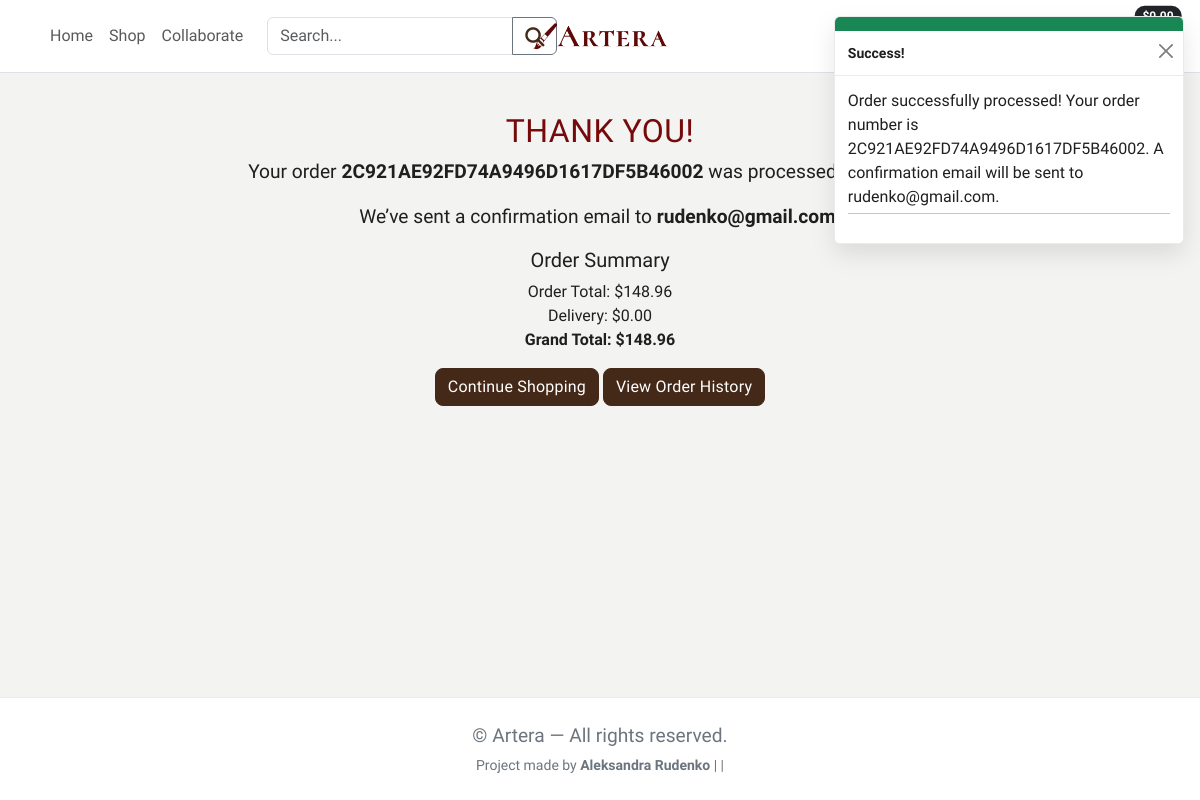
The page /checkout/success/2C921AE92FD74A9496D1617DF5B46002/ on the database its author committed.
### checkout/models.py (models this page shows, shortened)
class Order(models.Model):
    user = models.ForeignKey(settings.AUTH_USER_MODEL, null=True, blank=True, on_delete=models.SET_NULL, related_name='orders')
    order_number = models.CharField(max_length=32, null=False, editable=False)
    full_name = models.CharField(max_length=50,  null=False, blank=False)
    email = models.EmailField(max_length=254, null=False, blank=False)
    phone_number = models.CharField(max_length=20,  null=False, blank=False)
    country = CountryField(blank_label='Select country')
    postcode = models.CharField(max_length=20,  null=True,  blank=True)
    town_or_city = models.CharField(max_length=40,  null=False, blank=False)
    street_address1 = models.CharField(max_length=80, null=False, blank=False)
    street_address2 = models.CharField(max_length=80, null=True,  blank=True)
    county = models.CharField(max_length=80,  null=True,  blank=True)
    date = models.DateTimeField(auto_now_add=True)
    delivery_cost = models.DecimalField(max_digits=6,  decimal_places=2, null=False, default=0)
    order_total = models.DecimalField(max_digits=10, decimal_places=2, null=False, default=0)
    grand_total = models.DecimalField(max_digits=10, decimal_places=2, null=False, default=0)

### checkout/views.py (the view)
# urls.py: path('success/<order_number>/', views.checkout_success, name='checkout_success'),
def checkout_success(request, order_number):
    save_info = request.session.get('save_info')
    order = get_object_or_404(Order, order_number=order_number)
    messages.success(request, f'Order successfully processed! \
        Your order number is {order_number}. A confirmation \
        email will be sent to {order.email}.')
    if 'bag' in request.session:
        del request.session['bag']
    template = 'checkout/checkout_success.html'
    context = {
        'order': order,
    }
    return render(request, template, context)

### bag/contexts.py (called while the page is built, shortened)
def bag_contents(request):
    bag_items = []
    total = 0
    product_count = 0
    bag = request.session.get('bag', {})
    if total < getattr(settings, 'FREE_DELIVERY_THRESHOLD', 0):
        delivery = total * Decimal(getattr(settings, 'STANDARD_DELIVERY_PERCENTAGE', 0) / 100)
        free_delivery_delta = getattr(settings, 'FREE_DELIVERY_THRESHOLD', 0) - total
    else:
        delivery = 0
        free_delivery_delta = 0
    grand_total = delivery + total
    context = {
        'bag_items': bag_items,
        'total': total,
        'product_count': product_count,
        'delivery': delivery,
        'free_delivery_delta': free_delivery_delta,
        'free_delivery_threshold': getattr(settings, 'FREE_DELIVERY_THRESHOLD', 0),
        'grand_total': grand_total,
    }
    return context

### checkout/templates/checkout/checkout_success.html
{% extends "base.html" %}
{% block content %}
<div class="container my-5">
    <div class="row d-flex justify-content-center text-center">
        <div class="col-12">
            <h2>Thank you!</h2>
            <p>Your order <strong>{{ order.order_number }}</strong> was processed successfully.</p>
            <p>We’ve sent a confirmation email to <strong>{{ order.email }}</strong>.</p>
        </div>
        <div class="col-12">
            <h5>Order Summary</h5>
            <ul class="list-unstyled">
                <li>Order Total: ${{ order.order_total|floatformat:2 }}</li>
                <li>Delivery: ${{ order.delivery_cost|floatformat:2 }}</li>
                <li><strong>Grand Total: ${{ order.grand_total|floatformat:2 }}</strong></li>
            </ul>
            <a href="{% url 'all_artworks' %}" class="btn btn-dark">Continue Shopping</a>
            <a href="{% url 'library' %}" class="btn btn-dark">View Order History</a>
        </div>
    </div>
</div>
{% endblock %}

### static/css/base.css (style rules this page uses)
:root { --primary-font: "Cardo", serif; --primary-color: #442818; --secondary-color: #760909; --accent-1: #C2D2C2; --accent-1-dark: #2D4739; --bg-color: #F3F3F2; --surface: #FFFFFF; --ink: #1f1f1f; --muted: #6c757d; --border: rgba(0, 0, 0, .08); --shadow-sm: 0 6px 18px rgba(0, 0, 0, .08); --shadow-md: 0 10px 24px rgba(0, 0, 0, .1); --radius: 12px; }
body { font-family: var(--primary-font); background: var(--bg-color); color: var(--ink); display: flex; flex-direction: column; min-height: 100vh; }
h1, h2 { font-family: var(--primary-font); color: var(--secondary-color); letter-spacing: 0.5px; text-transform: uppercase; }
p { font-size: 1.2rem; }
.btn-dark { background: var(--primary-color); border-color: var(--primary-color); color: #fff; border-radius: 8px; letter-spacing: 0.2px; }
a { color: var(--primary-color); text-decoration: none; }

### rows shown on the page
Order: order_number "2C921AE92FD74A9496D1617DF5B46002", email "rudenko@gmail.com", order_total "148.96", delivery_cost "0.00", grand_total "148.96"

### other values the page prints
{{ message }} "Order successfully processed! Your order number is 2C921AE92FD74A9496D1617DF5B46002. A confirmation email will be sent to rudenko@gmail.com."
